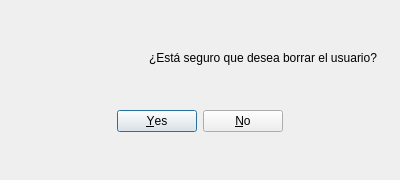
<?xml version="1.0" encoding="UTF-8"?>
<ui version="4.0">
 <class>venconf</class>
 <widget class="QDialog" name="venconf">
  <property name="geometry">
   <rect>
    <x>0</x>
    <y>0</y>
    <width>400</width>
    <height>180</height>
   </rect>
  </property>
  <property name="sizePolicy">
   <sizepolicy hsizetype="Preferred" vsizetype="Preferred">
    <horstretch>0</horstretch>
    <verstretch>0</verstretch>
   </sizepolicy>
  </property>
  <property name="minimumSize">
   <size>
    <width>400</width>
    <height>180</height>
   </size>
  </property>
  <property name="maximumSize">
   <size>
    <width>400</width>
    <height>180</height>
   </size>
  </property>
  <property name="baseSize">
   <size>
    <width>400</width>
    <height>180</height>
   </size>
  </property>
  <property name="windowTitle">
   <string>Está seguro?</string>
  </property>
  <layout class="QGridLayout" name="gridLayout">
   <item row="5" column="2">
    <widget class="QDialogButtonBox" name="btnBox">
     <property name="orientation">
      <enum>Qt::Horizontal</enum>
     </property>
     <property name="standardButtons">
      <set>QDialogButtonBox::No|QDialogButtonBox::Yes</set>
     </property>
     <property name="centerButtons">
      <bool>true</bool>
     </property>
    </widget>
   </item>
   <item row="3" column="2">
    <layout class="QGridLayout" name="gridLayout_2">
     <item row="0" column="1">
      <widget class="QLabel" name="lblicono">
       <property name="maximumSize">
        <size>
         <width>80</width>
         <height>80</height>
        </size>
       </property>
       <property name="text">
        <string/>
       </property>
       <property name="pixmap">
        <pixmap>img/sad.png</pixmap>
       </property>
       <property name="scaledContents">
        <bool>true</bool>
       </property>
      </widget>
     </item>
     <item row="0" column="2">
      <widget class="QLabel" name="lblmsgconf">
       <property name="text">
        <string>¿Está seguro que desea borrar el usuario?</string>
       </property>
       <property name="alignment">
        <set>Qt::AlignCenter</set>
       </property>
      </widget>
     </item>
     <item row="0" column="0">
      <spacer name="horizontalSpacer">
       <property name="orientation">
        <enum>Qt::Horizontal</enum>
       </property>
       <property name="sizeType">
        <enum>QSizePolicy::Fixed</enum>
       </property>
       <property name="sizeHint" stdset="0">
        <size>
         <width>40</width>
         <height>20</height>
        </size>
       </property>
      </spacer>
     </item>
    </layout>
   </item>
   <item row="2" column="2">
    <spacer name="verticalSpacer_3">
     <property name="orientation">
      <enum>Qt::Vertical</enum>
     </property>
     <property name="sizeHint" stdset="0">
      <size>
       <width>20</width>
       <height>40</height>
      </size>
     </property>
    </spacer>
   </item>
   <item row="6" column="2">
    <spacer name="verticalSpacer_2">
     <property name="orientation">
      <enum>Qt::Vertical</enum>
     </property>
     <property name="sizeHint" stdset="0">
      <size>
       <width>20</width>
       <height>40</height>
      </size>
     </property>
    </spacer>
   </item>
   <item row="4" column="2">
    <spacer name="verticalSpacer">
     <property name="orientation">
      <enum>Qt::Vertical</enum>
     </property>
     <property name="sizeHint" stdset="0">
      <size>
       <width>20</width>
       <height>40</height>
      </size>
     </property>
    </spacer>
   </item>
  </layout>
 </widget>
 <resources/>
 <connections>
  <connection>
   <sender>btnBox</sender>
   <signal>accepted()</signal>
   <receiver>venconf</receiver>
   <slot>accept()</slot>
   <hints>
    <hint type="sourcelabel">
     <x>248</x>
     <y>254</y>
    </hint>
    <hint type="destinationlabel">
     <x>157</x>
     <y>274</y>
    </hint>
   </hints>
  </connection>
  <connection>
   <sender>btnBox</sender>
   <signal>rejected()</signal>
   <receiver>venconf</receiver>
   <slot>reject()</slot>
   <hints>
    <hint type="sourcelabel">
     <x>316</x>
     <y>260</y>
    </hint>
    <hint type="destinationlabel">
     <x>286</x>
     <y>274</y>
    </hint>
   </hints>
  </connection>
 </connections>
</ui>
